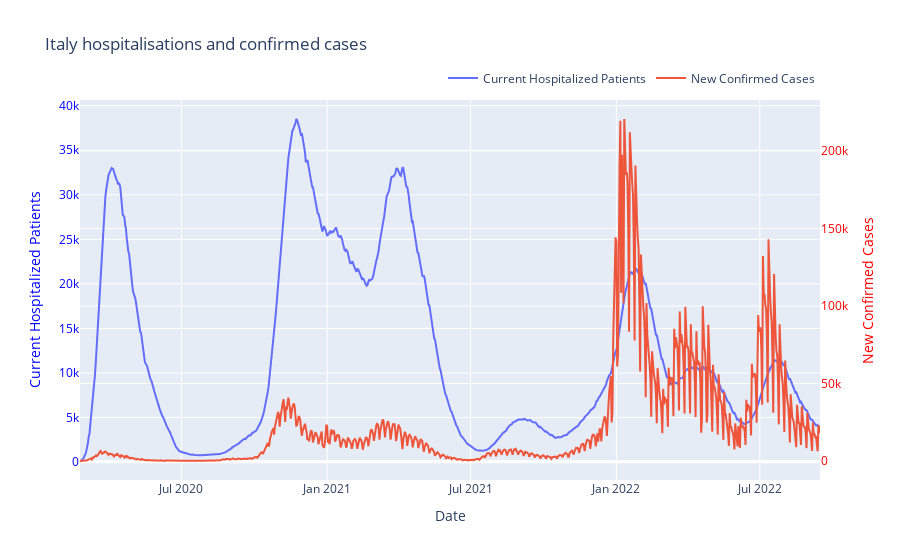

The notebook cell saved with this chart:
### Code cell
# Create a Plotly figure
fig = go.Figure()

# Add trace for 'current_hospitalized_patients' on the first y-axis
fig.add_trace(
    go.Scatter(
        x=it_data['date'],
        y=it_data['current_hospitalized_patients'],
        mode='lines',
        name='Current Hospitalized Patients',
        yaxis='y1'
    )
)

# Add trace for 'new_confirmed' on the second y-axis
fig.add_trace(
    go.Scatter(
        x=it_data['date'],
        y=it_data['new_confirmed'],
        mode='lines',
        name='New Confirmed Cases',
        yaxis='y2'
    )
)

# Update layout to include a second y-axis
fig.update_layout(
    title="Italy hospitalisations and confirmed cases",
    xaxis=dict(title='Date'),
    yaxis=dict(
        title='Current Hospitalized Patients',
        titlefont=dict(color='blue'),
        tickfont=dict(color='blue')
    ),
    yaxis2=dict(
        title='New Confirmed Cases',
        titlefont=dict(color='red'),
        tickfont=dict(color='red'),
        anchor='x',
        overlaying='y',
        side='right'
    ),
    legend=dict(orientation="h", yanchor="bottom", y=1.02, xanchor="right", x=1)
)

# Show the plot
fig.show()

### Figure 1 — Plotly figure (JSON) as saved in the notebook; plotly's stock layout.template omitted (floating-point values rounded to 4 significant figures; data arrays with more than 128 entries replaced by an {"elided": "..."} marker saying what was removed)
{"data": [{"mode": "lines", "name": "Current Hospitalized Patients", "type": "scatter", "x": {"elided": "935 str values"}, "y": {"elided": "935 int values"}, "yaxis": "y"}, {"mode": "lines", "name": "New Confirmed Cases", "type": "scatter", "x": {"elided": "935 str values"}, "y": {"elided": "935 int values"}, "yaxis": "y2"}], "layout": {"legend": {"orientation": "h", "x": 1, "xanchor": "right", "y": 1.02, "yanchor": "bottom"}, "title": {"text": "Italy hospitalisations and confirmed cases"}, "xaxis": {"title": {"text": "Date"}}, "yaxis": {"tickfont": {"color": "blue"}, "title": {"font": {"color": "blue"}, "text": "Current Hospitalized Patients"}}, "yaxis2": {"anchor": "x", "overlaying": "y", "side": "right", "tickfont": {"color": "red"}, "title": {"font": {"color": "red"}, "text": "New Confirmed Cases"}}}}
